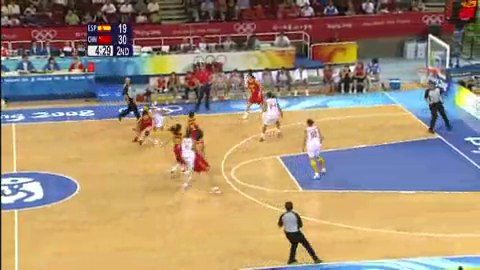
#> input picture frame 14 of video/test3_480x270.mp4, 480 x 270 px, given in place of test3.mp4, which was not available
$ python opencvtest2.py   (older library calls are emulated)
#> lines starting #> are read from the running program, lines starting #| are printed output that depends on the picture; after the words box and inside, x2 and y2 are one past the last pixel; in counts of white or black regions, pixels touching at a corner belong together; pictures that were not available may be replaced by others from this repository, and a replacement may not be noted
#> further down, frame is the input picture: shape (270, 480, 3); mean B, G, R 116.6, 142, 163
### opencv_object_detection.py
import cv2
import numpy as np


def mask_color(original_image):
    # HSV color
    boundaries = [
       ([-1], [0, 120, 120], [10, 255, 255])

       # ([1], [110, 50, 50], [130, 255, 255])

    ]

    original_img_hsv = cv2.cvtColor(original_image, cv2.COLOR_BGR2HSV)
#> original_img_hsv: shape (270, 480, 3); mean H, S, V 53.5, 111.4, 178.7

    for (code, lower, upper) in boundaries:
        lower = np.array(lower, dtype='uint8')
        upper = np.array(upper, dtype='uint8')

        # 첫번째 필터링
        mask = cv2.inRange(original_img_hsv, lower, upper)
        ret, thr = cv2.threshold(mask, 127, 255, 0)
        _, contours, _ = cv2.findContours(thr, cv2.RETR_TREE, cv2.CHAIN_APPROX_SIMPLE)

        copy_original_image = original_image.copy()

        trans_image_1 = cv2.drawContours(copy_original_image, contours, -1 ,(0,0,255),20)

        cv2.imshow('First',trans_image_1)
        cv2.waitKey(1)

        # 두번째 필터링 (마스크 씌우고, 붉은색 원 그린거에 다시 붉은색 검출하기)
        trans_img_1_hsv = cv2.cvtColor(trans_image_1, cv2.COLOR_BGR2HSV)
        mask2 = cv2.inRange(trans_img_1_hsv, lower, upper)

        cv2.imshow('Second',mask2)
        cv2.waitKey(1)

        # 잡음 제거
        kernel = np.ones((5,5))
        erosion = cv2.erode(mask2, kernel, iterations=4)
        delicate = cv2.dilate(erosion, kernel, iterations=5)

        cv2.imshow('Delete Noise',delicate)
        cv2.waitKey(1)


        ret, thr = cv2.threshold(delicate, 127, 255,0)
        _, contours, _ = cv2.findContours(thr, cv2.RETR_TREE, cv2.CHAIN_APPROX_SIMPLE)
        # cv2.drawContours(original_image, contours, -1, (0, 0, 255), 20)

        for c in contours:
            # get the bounding rect
            x, y, w, h = cv2.boundingRect(c)
            # draw a green rectangle to visualize the bounding rect
            cv2.rectangle(original_image, (x, y), (x + w, y + h), (0, 255, 0), 2)

            # get the min area rect
            rect = cv2.minAreaRect(c)
            box = cv2.boxPoints(rect)
            # convert all coordinates floating point values to int
            box = np.int0(box)
            # draw a red 'nghien' rectangle
            #img = cv2.drawContours(original_image, [box], 0, (0, 0, 255))

            # convert all values to int
            center = (int(x), int(y))
            # and draw the circle in blue


            print(len(contours))
            print("center", center)
#> this loop made 1 pass
#| 10
#| 10
#| 10
#| 10
#| 10
#| 10
#| 10
#| 10
#| 10
#| 10
#> pass 1, in mask_color, `mask = cv2.inRange(original_img_hsv, lower, upper)`:
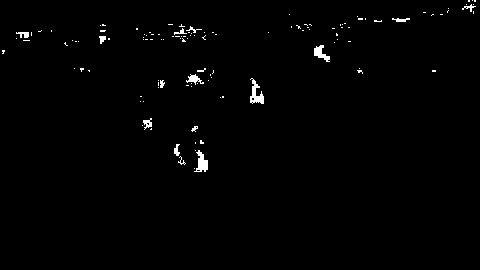
#> mask: shape (270, 480); 1% white; 121 white regions (106 under 20 px), largest, box (x1, y1, x2, y2) and area: (250, 78, 264, 104) 178, (194, 150, 208, 172) 166, (314, 45, 330, 62) 132
#> pass 1, in mask_color, `trans_image_1 = cv2.drawContours(copy_original_image, contours, -1 ,(0..`:
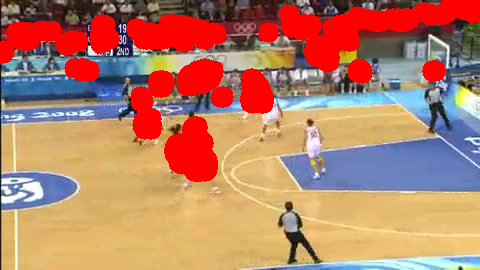
#> trans_image_1: shape (270, 480, 3); mean B, G, R 104.1, 128.1, 182.8
#> pass 1, in mask_color, `mask2 = cv2.inRange(trans_img_1_hsv, lower, upper)`:
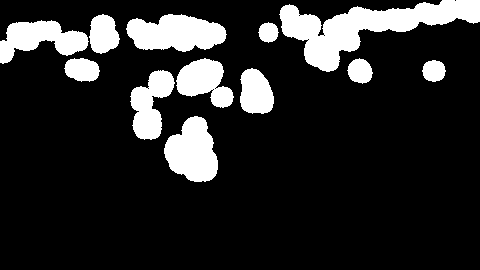
#> mask2: shape (270, 480); 16% white; 12 white regions, largest, box (x1, y1, x2, y2) and area: (279, 0, 480, 72) 5798, (126, 14, 227, 52) 2769, (164, 116, 218, 182) 2482
#> after the loop:
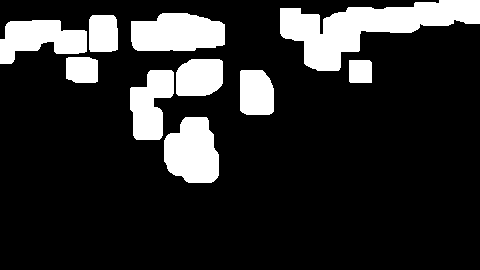
#> delicate: shape (270, 480); 17.2% white; 10 white regions, largest, box (x1, y1, x2, y2) and area: (280, 0, 480, 71) 6478, (131, 13, 225, 51) 3017, (164, 117, 219, 183) 2857
#> after the loop:
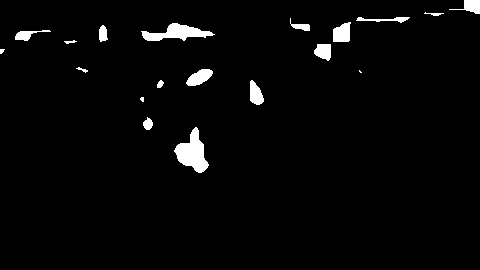
#> erosion: shape (270, 480); 2.7% white; 19 white regions (3 under 20 px), largest, box (x1, y1, x2, y2) and area: (174, 127, 209, 173) 837, (141, 23, 215, 41) 666, (186, 69, 213, 86) 288
#> after the loop:
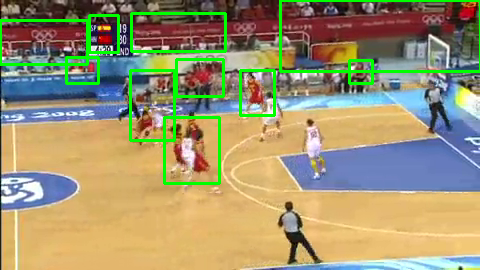
#> original_image: shape (270, 480, 3); 4.68% of pixels changed, all inside (x1, y1, x2, y2) = (0, 0, 480, 185)


    return original_image


cap = cv2.VideoCapture('/Users/itaegyeong/Desktop/test3.mp4')

while True:
        ret, frame = cap.read()

        if ret == True:
            cv2.imshow('original', frame)
            cv2.imshow('result', mask_color(frame))

            cv2.waitKey(10)

### opencvtest2.py
import numpy as np
import cv2

import opencv_object_detection as ood


cap = cv2.VideoCapture('/Users/itaegyeong/Desktop/test.mp4')

# params for ShiTomasi corner detection
feature_params = dict( maxCorners = 100,
                       qualityLevel = 0.3,
                       minDistance = 7,
                       blockSize = 7 )

# Parameters for lucas kanade optical flow
lk_params = dict( winSize  = (15,15),
                  maxLevel = 2,
                  criteria = (cv2.TERM_CRITERIA_EPS | cv2.TERM_CRITERIA_COUNT, 10, 0.03))

# Create some random colors
color = np.random.randint(0,255,(100,3))

# Take first frame and find corners in it
ret, old_frame = cap.read()

old_gray = ood.mask_color(old_frame)

p0 = cv2.goodFeaturesToTrack(old_gray, mask = None, **feature_params)

# Create a mask image for drawing purposes
mask = np.zeros_like(old_frame)

while(1):
    ret,frame = cap.read()

    frame_gray = ood.mask_color(frame)


    # calculate optical flow
    p1, st, err = cv2.calcOpticalFlowPyrLK(old_gray, frame_gray, p0, None, **lk_params)

    # Select good points
    good_new = p1[st==1]
    good_old = p0[st==1]

    # draw the tracks
    for i,(new,old) in enumerate(zip(good_new,good_old)):
        a,b = new.ravel()
        c,d = old.ravel()
        mask = cv2.line(mask, (a,b),(c,d), color[i].tolist(), 2)
        frame = cv2.circle(frame,(a,b),5,color[i].tolist(),-1)
    img = cv2.add(frame,mask)

    shrink = cv2.resize(img, None, fx=0.5, fy=0.5, interpolation=cv2.INTER_AREA)
    cv2.imshow('aaaa', shrink)


    # cv2.imshow('frame',img)
    k = cv2.waitKey(30) & 0xff
    if k == 27:
        break

    # Now update the previous frame and previous points
    old_gray = frame_gray.copy()
    p0 = good_new.reshape(-1,1,2)

cv2.destroyAllWindows()
cap.release()

$ run again, starting later in the video
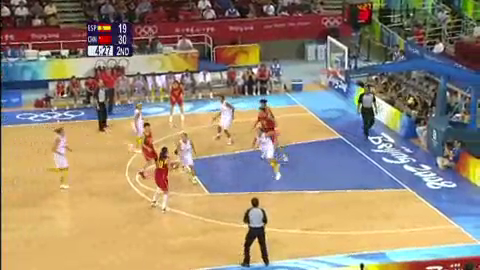
#> input picture frame 65 of video/test3_480x270.mp4, 480 x 270 px, given in place of test3.mp4, which was not available
#> frame is the input picture: shape (270, 480, 3); mean B, G, R 116.5, 137.8, 154.3
#> original_img_hsv: shape (270, 480, 3); mean H, S, V 56, 107.9, 172.1
#> the loop in mask_color, `for (code, lower, upper) in boundaries:` made 1 pass
#| 14
#| 14
#| 14
#| 14
#| 14
#| 14
#> (further printed lines are left out)
#> pass 1, in mask_color, `mask = cv2.inRange(original_img_hsv, lower, upper)`:
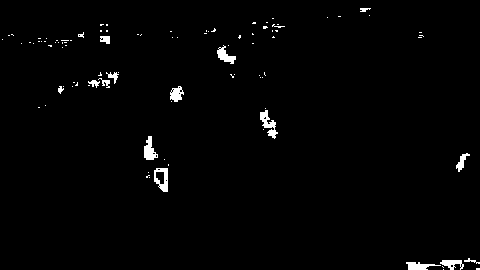
#> mask: shape (270, 480); 1.5% white; 95 white regions (80 under 20 px), largest, box (x1, y1, x2, y2) and area: (260, 110, 278, 139) 218, (154, 168, 168, 192) 199, (144, 136, 158, 160) 195
#> after the loop in mask_color, `for (code, lower, upper) in boundaries:`:
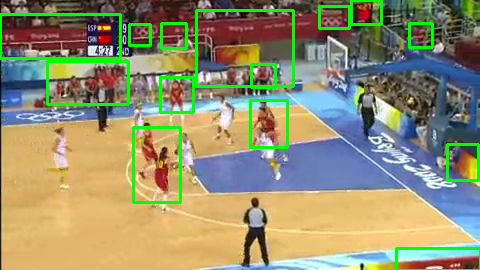
#> original_image: shape (270, 480, 3); 5.23% of pixels changed, all inside (x1, y1, x2, y2) = (0, 0, 480, 270)

$ run again, starting later in the video
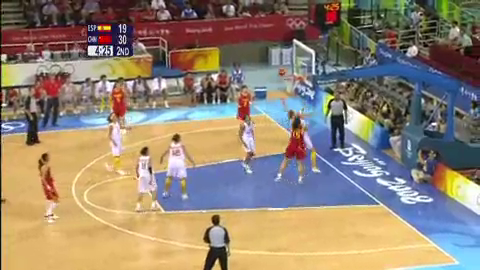
#> input picture frame 116 of video/test3_480x270.mp4, 480 x 270 px, given in place of test3.mp4, which was not available
#> frame is the input picture: shape (270, 480, 3); mean B, G, R 115, 132.5, 147.5
#> original_img_hsv: shape (270, 480, 3); mean H, S, V 58, 103.8, 165.2
#> the loop in mask_color, `for (code, lower, upper) in boundaries:` made 1 pass
#| 13
#| 13
#| 13
#| 13
#| 13
#| 13
#> (further printed lines are left out)
#> pass 1, in mask_color, `mask = cv2.inRange(original_img_hsv, lower, upper)`:
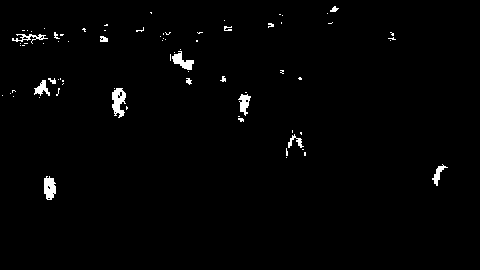
#> mask: shape (270, 480); 1.3% white; 77 white regions (61 under 20 px), largest, box (x1, y1, x2, y2) and area: (112, 88, 126, 118) 270, (44, 176, 56, 200) 221, (172, 51, 194, 70) 199
#> after the loop in mask_color, `for (code, lower, upper) in boundaries:`:
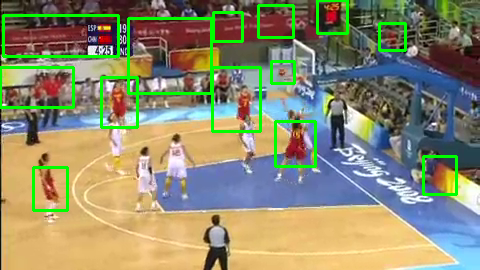
#> original_image: shape (270, 480, 3); 5.12% of pixels changed, all inside (x1, y1, x2, y2) = (0, 0, 458, 212)
